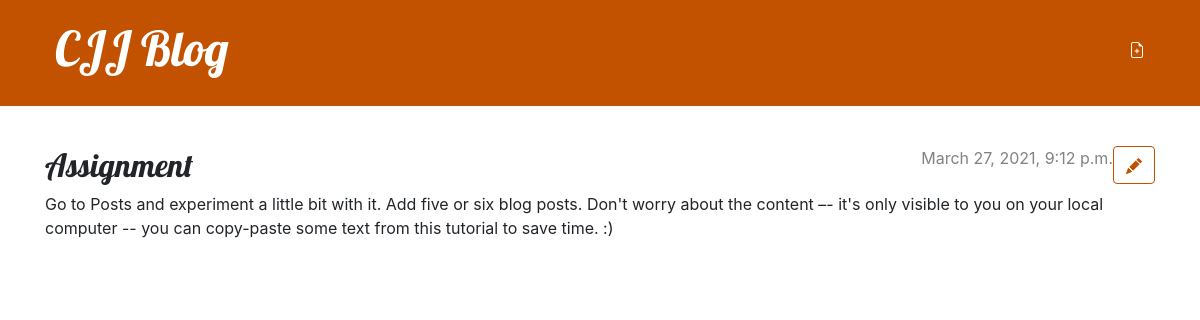
The app's page /post/1/ with its own data.
### boards/models.py (models this page shows, shortened)
class Post(models.Model):
    author = models.ForeignKey(settings.AUTH_USER_MODEL, on_delete=models.CASCADE)
    title = models.CharField(max_length=200)
    text = models.TextField()
    created_date = models.DateTimeField(default=timezone.now)
    published_date = models.DateTimeField(blank=True, null=True)

### boards/views.py (the view)
# urls.py: path('post/<int:pk>/', views.post_detail, name='post_detail'),
def post_detail(request, pk):
    post = get_object_or_404(Post, pk=pk)
    return render(request, 'boards/post_detail.html', {'post': post})

### boards/templates/boards/post_detail.html (shortened to what this page needs)
{% extends 'boards/base.html' %}
{% block content %}
    <article class="post">
        <aside class="actions">
            <a class="btn btn-default" href="{% url 'post_edit' pk=post.pk %}">
            </a>
        </aside>
        {% if post.published_date %}
            <time class="date">
                {{ post.published_date }}
            </time>
        {% endif %}
        <h2>{{ post.title }}</h2>
        <p>{{ post.text|linebreaksbr }}</p>
    </article>
{% endblock %}

### boards/static/css/blog.css (style rules this page uses)
h1, h2, h3, h4 { font-family: 'Lobster', cursive; }
.date { color: #828282; }
.post { margin-bottom: 70px; }
.post > .date, .post > .actions { float: right; }
.btn-default, .btn-default:visited { color: #C25100; background: none; border-color: #C25100; }

### records on screen
Post: published_date "March 27, 2021, 9:12 p.m.", title "Assignment", text "Go to Posts and experiment a little bit with it. Add five or six blog posts. Don't worry about the content –- it's only visible to you on your local computer -- you can copy-paste some text from this tutorial to save time. :)"
